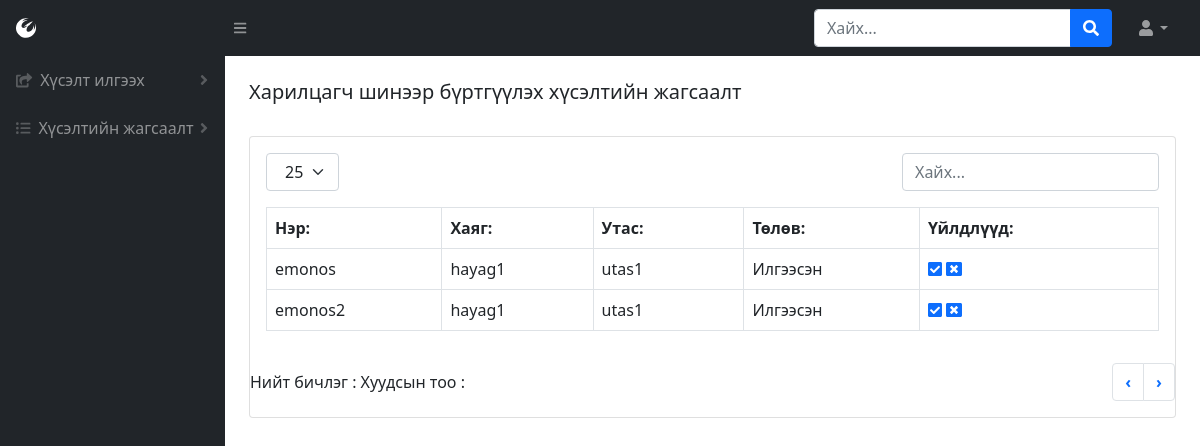
/reqCom-list (signed in), run on an earlier commit of the app's database.
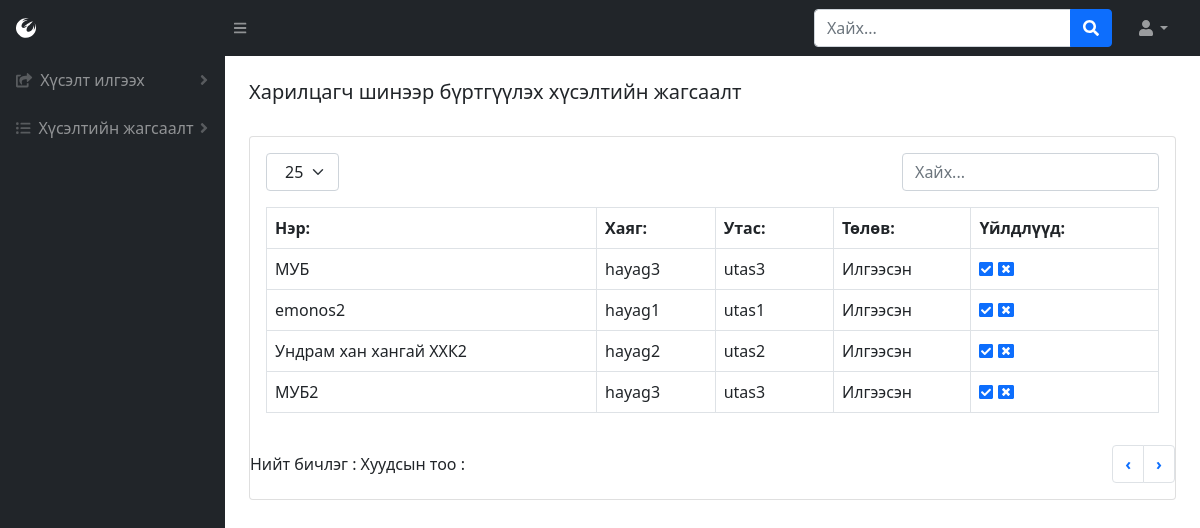
And on a later commit of the database.
### BMweb/models.py (models this page shows, shortened)
class Company(models.Model):
    comName = models.CharField(max_length=300, verbose_name=_("Компаний нэр"))
    hayag = models.CharField(max_length=1000, verbose_name=_("Компаний хаяг"))
    phone = models.CharField(max_length=30, verbose_name=_("Компаний утас"))
    thumbimage = models.ImageField(
        upload_to="media/productthumb/", blank = True, null=True,  verbose_name=_("Зураг")
    )
    comState = models.ForeignKey(State, on_delete=CASCADE, verbose_name=_("Төлөв"))
    description = models.TextField(blank = True, null=True,verbose_name=_("Тайлбар"))
    reg_user = models.IntegerField(verbose_name=_("Нэвтэрсэн хэрэглэгч"))
    reg_date = models.DateTimeField(default=datetime.now, verbose_name=_("Нэвтэрсэн огноо"))
    class Meta:
        verbose_name = _("Компани")
        verbose_name_plural = _("Компани")

class State(models.Model):
    stateName = models.CharField(max_length=300, verbose_name=_("Төлөвийн нэр"))
    class Meta:
        verbose_name = _("Барааны төлөв")
        verbose_name_plural = _("Барааны төлөв")
    def __str__(self):
        return self.stateName

### BMweb/views.py (the view)
# urls.py: path('reqCom-list', views.reqComList),
def reqComList(request):
    if 'user_id' in request.session:
        c = Company.objects.all()
        p = Product.objects.all()
        h = Hereglegch.objects.get(pk=request.session['user_id'])
        return render(request,'requestList.html', {'user': h, 'companyList': c, 'productList': p})
    else:
        return redirect('/login')

### BMweb/templates/requestList.html (shortened to what this page needs)
{% load static %}
<!DOCTYPE html>
<html lang="en">
    <head>
        <link href="https://cdn.jsdelivr.net/npm/simple-datatables@latest/dist/style.css" rel="stylesheet" />
        <link href="css/styles.css" rel="stylesheet" />
        <link href="{% static 'css/styles.css' %}" rel="stylesheet"/>
    </head>
    <body class="sb-nav-fixed">
        {% include "topNav.html" %}
        <div id="layoutSidenav">
            {% include "leftNav.html" %}
            <div id="layoutSidenav_content">
                {% include "comReqList.html" %}
            </div>
        </div>
    </body>
</html>

### BMweb/templates/comReqList.html (shortened to what this page needs)
<main>{% include "tabs.html" %}
    <div class="container-fluid px-4">
        <h5 class="mt-4">Харилцагч шинээр бүртгүүлэх хүсэлтийн жагсаалт</h5>
        <div class="card mb-4">
            <div class="card-body">
                {% include "tableTop.html" %}
                <table id="datatablesSimple" class="dataTable-table">
                  <thead>
                      <tr>
                          <th data-sortable="" class="asc">
                              <a href="#" class="dataTable-sorter">Нэр:</a>
                          </th>
                          <th data-sortable="" class="asc">
                              <a href="#" class="dataTable-sorter">Хаяг:</a>
                          </th>
                          <th data-sortable="" class="asc">
                              <a href="#" class="dataTable-sorter">Утас:</a>
                          </th>
                          <th data-sortable="" class="asc">
                              <a href="#" class="dataTable-sorter">Төлөв:</a>
                          </th>
                          <th data-sortable="" class="asc">
                            <a href="#" class="dataTable-sorter">Үйлдлүүд:</a>
                        </th>
                      </tr>
                  </thead>
                    {% for h in companyList %}
                        {% if  h.comState_id == 1 %}
                            <tr>
                                <td>{{ h.comName }}</td>
                                <td>{{ h.hayag }}</td>
                                <td>{{ h.phone }}</td>
                                <td>{{ h.comState }}</td>
                                <td>
                                    <a href="/change-stateCom/{{h.id}}/3"><i class="fas fa-check-square"></i></a>
                                    <a id='cancel' href="#cancel" onclick="cancelDialog({{h.id}})"><i class="fas fa-window-close"></i></a>
                                </td>
                            </tr>
                        {% endif %}
                    {% endfor %}
                </table>
            </div>
            {% include "tableBottom.html" %}
        </div>
    </div>
</main>

What changed in the data, as far as the page shows it:
no longer on this page (row edited): Company: comName "emonos", hayag "hayag1", phone "utas1", comState "Илгээсэн"
now on this page (row edited): Company: comName "МУБ", hayag "hayag3", phone "utas3", comState "Илгээсэн"
now on this page (row edited): Company: comName "Ундрам хан хангай ХХК2", hayag "hayag2", phone "utas2", comState "Илгээсэн"
now on this page (row edited): Company: comName "МУБ2", hayag "hayag3", phone "utas3", comState "Илгээсэн"
